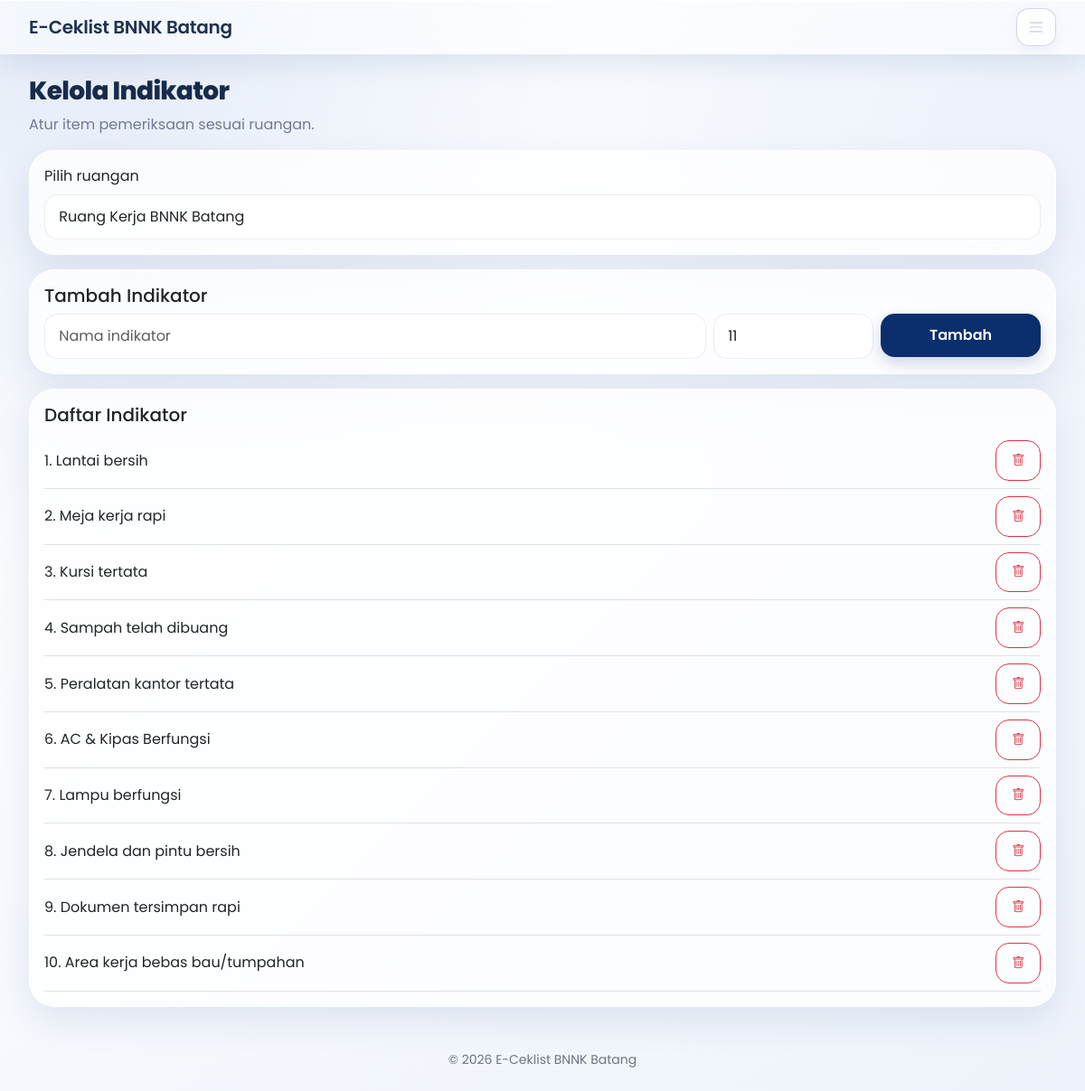
/admin/kelola_indikator.php?ruangan=3 (signed in), run on an earlier commit of the app's database.
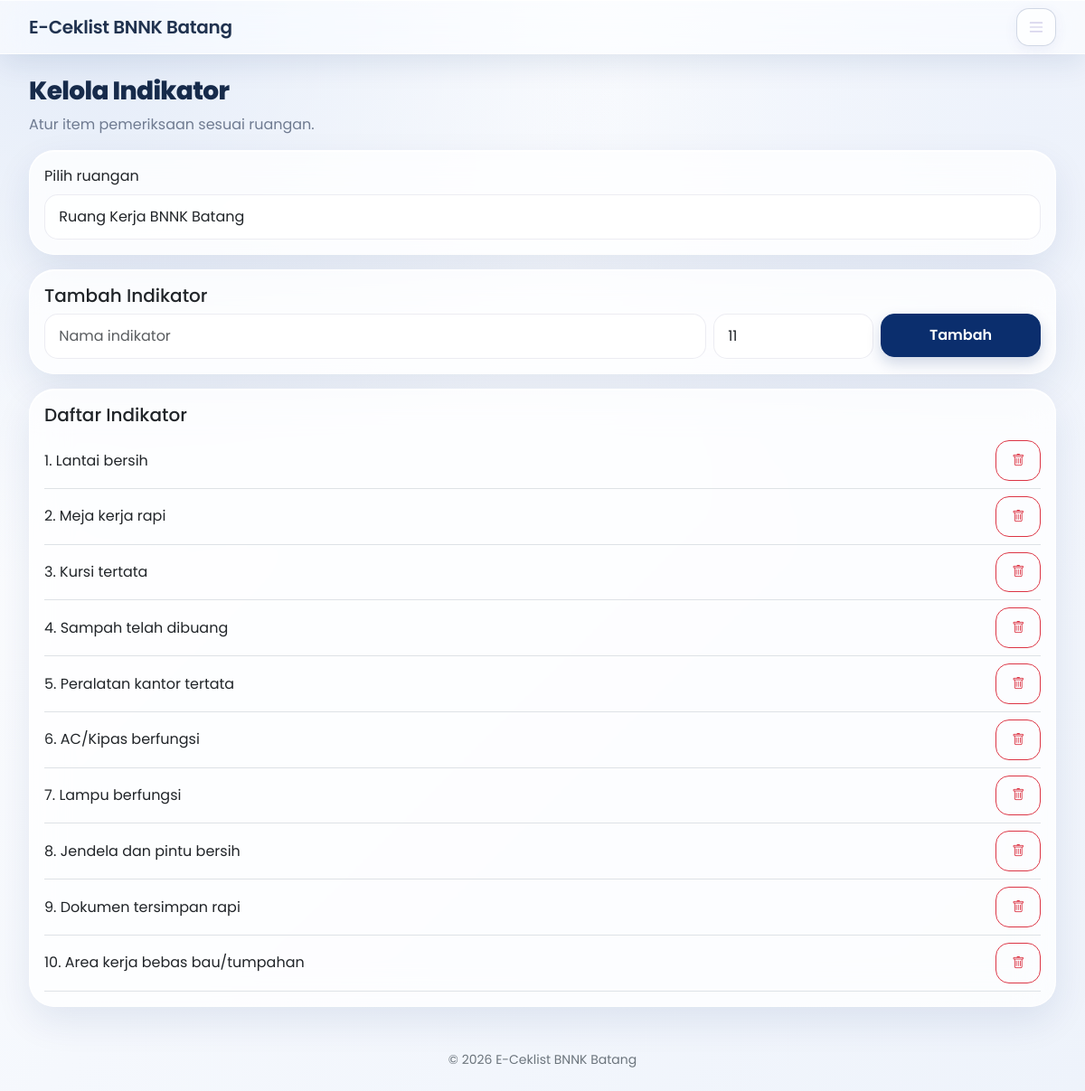
And on a later commit of the database.
### tables this page shows
CREATE TABLE `indikator_ruangan` (
  `id` int(11) NOT NULL,
  `ruangan_id` int(11) NOT NULL,
  `nama_indikator` varchar(200) NOT NULL,
  `urutan` int(11) NOT NULL DEFAULT 1
);

### config/koneksi.php (called while the page is built, shortened)
<?php
function e($value): string {
    return htmlspecialchars((string)($value ?? ''), ENT_QUOTES, 'UTF-8');
}
function stmt_rows(mysqli_stmt $stmt): array {
    $result = $stmt->get_result();
    return $result ? $result->fetch_all(MYSQLI_ASSOC) : [];
}

### admin/kelola_indikator.php (the view, shortened to what this page needs)
<?php
require_once __DIR__.'/../config/koneksi.php';require_role(['admin']);
$rooms=$conn->query('SELECT * FROM ruangan ORDER BY nama_ruangan')->fetch_all(MYSQLI_ASSOC);$rid=(int)($_GET['ruangan']??($rooms[0]['id']??0));
$s=$conn->prepare('SELECT * FROM indikator_ruangan WHERE ruangan_id=? ORDER BY urutan,id');$s->bind_param('i',$rid);$s->execute();$items=stmt_rows($s);$page_title='Kelola Indikator';include __DIR__.'/../includes/header.php';
?>
<h1 class="h3 page-heading">Kelola Indikator</h1><p class="muted">Atur item pemeriksaan sesuai ruangan.</p>
<form method="get" class="card p-3 mb-3"><label class="form-label">Pilih ruangan</label><select class="form-select" name="ruangan" onchange="this.form.submit()"><?php foreach($rooms as $r): ?><option value="<?= (int)$r['id'] ?>" <?= $rid===(int)$r['id']?'selected':'' ?>><?= e($r['nama_ruangan']) ?></option><?php endforeach; ?></select></form>
<div class="card p-3 mb-3"><h2 class="h5">Tambah Indikator</h2><form method="post" class="row g-2"><input type="hidden" name="csrf" value="<?= e(csrf_token()) ?>"><input type="hidden" name="action" value="add"><input type="hidden" name="ruangan_id" value="<?= $rid ?>"><div class="col-md-8"><input class="form-control" name="nama_indikator" placeholder="Nama indikator" required></div><div class="col-md-2"><input class="form-control" type="number" min="1" name="urutan" value="<?= count($items)+1 ?>"></div><div class="col-md-2"><button class="btn btn-primary w-100">Tambah</button></div></form></div>
<div class="card p-3"><h2 class="h5">Daftar Indikator</h2><?php foreach($items as $it): ?><div class="d-flex justify-content-between align-items-center border-bottom py-2 gap-2"><span><?= (int)$it['urutan'] ?>. <?= e($it['nama_indikator']) ?></span><form method="post"><button class="btn btn-sm btn-outline-danger" data-confirm="Hapus indikator ini?"><i class="bi bi-trash"></i></button></form></div><?php endforeach; ?></div>
<?php include __DIR__.'/../includes/footer.php'; ?>

What changed in the data, as far as the page shows it:
changed indikator_ruangan: nama_indikator "AC & Kipas Berfungsi" → "AC/Kipas berfungsi"
